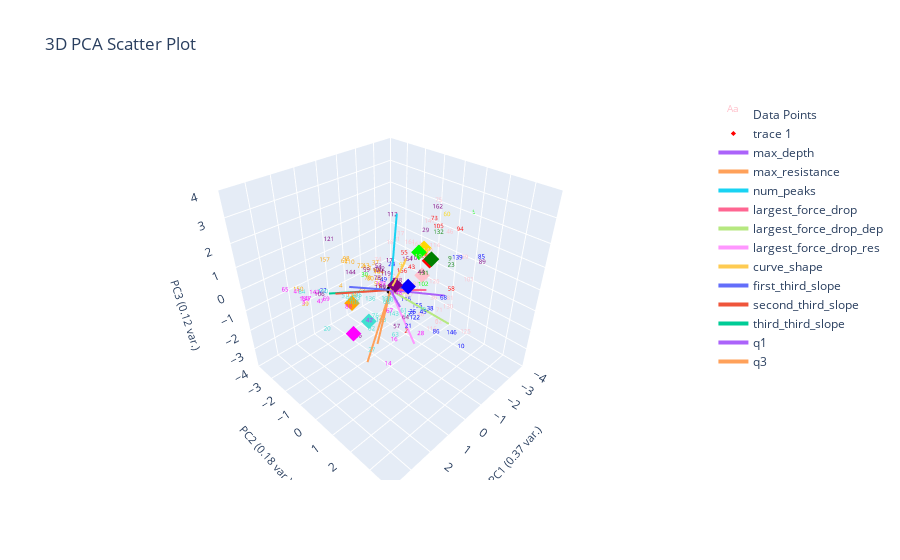

Notebook source saved alongside this figure:
### Markdown cell above
# Plot Corrected Labeling

### Code cell
def correct_pseudo_ylabels_to_actual(pseudo_labeled_data:pd.DataFrame, actual_labeled_data:pd.DataFrame, ylabel_name, changed_ylabel_idxs):
    corrected_pseudo_labeled_data = pseudo_labeled_data.copy()
    corrected_pseudo_labeled_data.loc[changed_ylabel_idxs, f'pseudo_{ylabel_name}'] = actual_labeled_data[ylabel_name]
    corrected_pseudo_labeled_data.loc[changed_ylabel_idxs, f'pseudo_{ylabel_name}_nums'] = actual_labeled_data[f'{ylabel_name}_nums']
    return corrected_pseudo_labeled_data

corrected_pseudo_labeled_data = correct_pseudo_ylabels_to_actual(pseudo_labeled_data, marions_labeled_data, ylabel_name, changed_ylabel_idxs)

plotting.plot_clusters_seperately(corrected_pseudo_labeled_data[f'pseudo_{ylabel_name}_nums'], 
                                  curve_data, ylabel_name, cluster_category_names=list(ylabel_to_cluster_num.keys()), 
                                  pseudo_corrections=marions_labeled_data)
plotting.plot_pca(corrected_pseudo_labeled_data, corrected_pseudo_labeled_data[f'pseudo_{ylabel_name}_nums'], graph_title="Clustering Corrected Pseudo Labeled Data", num_pc=3, ylabel_name=ylabel_name, centroids=label_centroids)

### Figure 1 — Plotly figure (JSON) as saved in the notebook; plotly's stock layout.template omitted (floating-point values rounded to 4 significant figures; data arrays with more than 128 entries replaced by an {"elided": "..."} marker saying what was removed)
{"data": [{"mode": "text", "name": "Data Points", "text": {"elided": "164 str values"}, "textfont": {"color": {"elided": "164 str values"}, "size": 6}, "type": "scatter3d", "x": {"elided": "164 float values"}, "y": {"elided": "164 float values"}, "z": {"elided": "164 float values"}}, {"marker": {"color": ["red", "gold", "blue", "green", "purple", "pink", "turquoise", "orange", "lime", "magenta"], "size": 4, "symbol": "diamond"}, "mode": "markers", "type": "scatter3d", "x": [-1.914, -2.839, -0.29, -1.172, 0.05217, -1.738, 1.476, 0.6828, -2.136, 2.59], "y": [0.2417, -0.85, 0.623, 0.9358, 0.2905, 0.0433, 0.3648, -1.508, -0.5232, 0.8278], "z": [0.5727, 0.3056, 0.3283, 1.266, 0.3955, -0.1195, -0.4545, -1.058, 0.5472, -0.07606]}, {"marker": {"color": "black", "size": 3}, "mode": "markers", "name": "Origin", "showlegend": false, "type": "scatter3d", "x": [0], "y": [0], "z": [0]}, {"line": {"width": 4}, "mode": "lines+text", "name": "max_depth", "textposition": "top center", "type": "scatter3d", "x": [0, -1.88], "y": [0, 1.138], "z": [0, -0.6427]}, {"line": {"width": 4}, "mode": "lines+text", "name": "max_resistance", "textposition": "top center", "type": "scatter3d", "x": [0, 1.512], "y": [0, 0.2512], "z": [0, -2.541]}, {"line": {"width": 4}, "mode": "lines+text", "name": "num_peaks", "textposition": "top center", "type": "scatter3d", "x": [0, -0.6633], "y": [0, -0.3473], "z": [0, 2.817]}, {"line": {"width": 4}, "mode": "lines+text", "name": "largest_force_drop", "textposition": "top center", "type": "scatter3d", "x": [0, -1.08], "y": [0, 0.8553], "z": [0, -0.1112]}, {"line": {"width": 4}, "mode": "lines+text", "name": "largest_force_drop_dep", "textposition": "top center", "type": "scatter3d", "x": [0, -0.8607], "y": [0, 2.208], "z": [0, -0.8703]}, {"line": {"width": 4}, "mode": "lines+text", "name": "largest_force_drop_res", "textposition": "top center", "type": "scatter3d", "x": [0, 1.124], "y": [0, 2.275], "z": [0, -0.5548]}, {"line": {"width": 4}, "mode": "lines+text", "name": "curve_shape", "textposition": "top center", "type": "scatter3d", "x": [0, 0.9596], "y": [0, 1.661], "z": [0, 2.515]}, {"line": {"width": 4}, "mode": "lines+text", "name": "first_third_slope", "textposition": "top center", "type": "scatter3d", "x": [0, 1.947], "y": [0, -0.03818], "z": [0, 1.083]}, {"line": {"width": 4}, "mode": "lines+text", "name": "second_third_slope", "textposition": "top center", "type": "scatter3d", "x": [0, 1.871], "y": [0, -0.9511], "z": [0, 0.297]}, {"line": {"width": 4}, "mode": "lines+text", "name": "third_third_slope", "textposition": "top center", "type": "scatter3d", "x": [0, 1.367], "y": [0, -2.056], "z": [0, -0.5139]}, {"line": {"width": 4}, "mode": "lines+text", "name": "q1", "textposition": "top center", "type": "scatter3d", "x": [0, 1.349], "y": [0, 1.793], "z": [0, 0.8902]}, {"line": {"width": 4}, "mode": "lines+text", "name": "q3", "textposition": "top center", "type": "scatter3d", "x": [0, 1.916], "y": [0, 1.278], "z": [0, -0.6884]}], "layout": {"autosize": true, "scene": {"aspectmode": "cube", "xaxis": {"range": [-4, 4], "title": {"font": {"size": 11}, "text": "PC1 (0.37 var.)"}}, "yaxis": {"range": [-4, 4], "title": {"font": {"size": 11}, "text": "PC2 (0.18 var.)"}}, "zaxis": {"range": [-4, 4], "title": {"font": {"size": 11}, "text": "PC3 (0.12 var.)"}}}, "title": {"text": "3D PCA Scatter Plot"}}}
